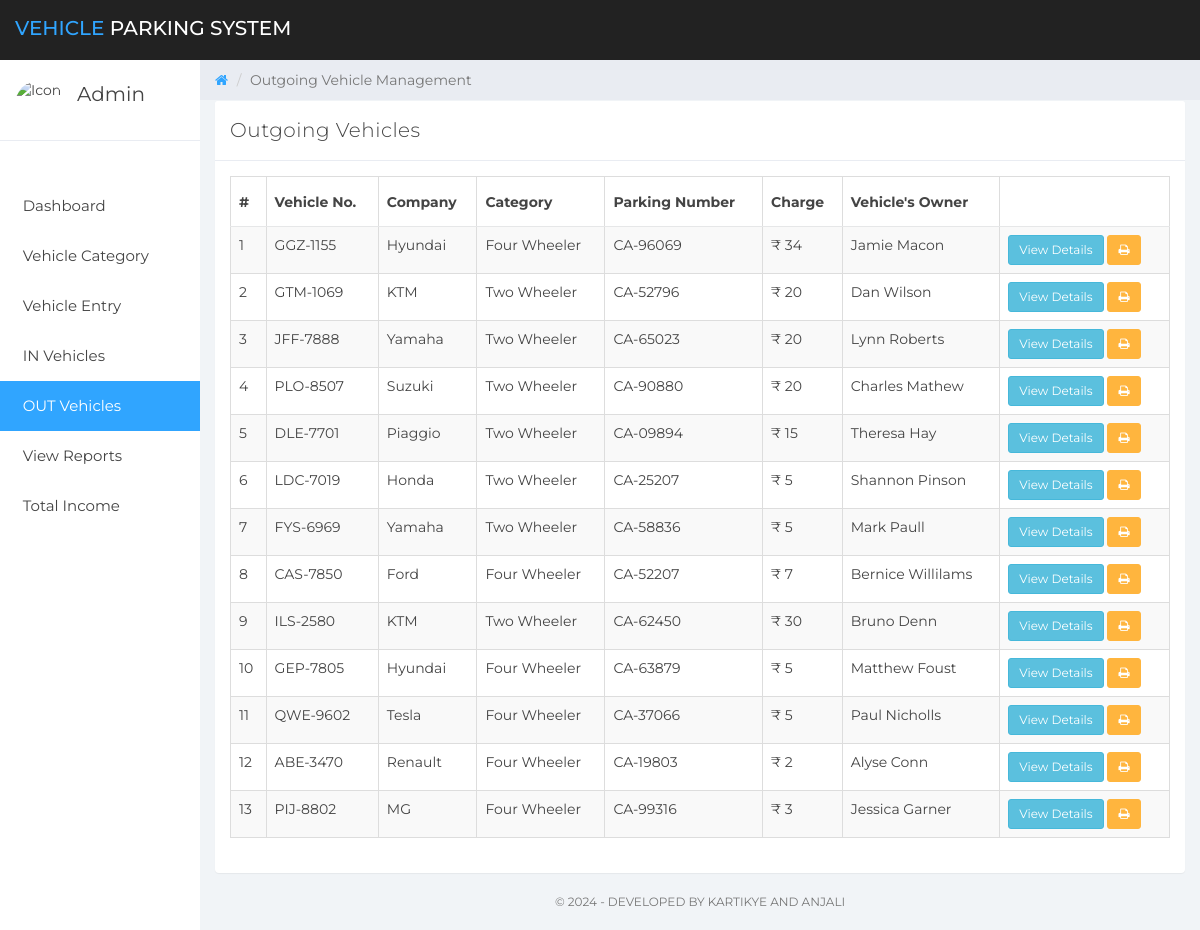
/out-vehicles.php (signed in), run on the app's committed database.
### tables this page shows
CREATE TABLE `vehicle_info` (
  `ID` int(10) NOT NULL,
  `ParkingNumber` varchar(120) DEFAULT NULL,
  `VehicleCategory` varchar(120) NOT NULL,
  `VehicleCompanyname` varchar(120) DEFAULT NULL,
  `RegistrationNumber` varchar(120) DEFAULT NULL,
  `OwnerName` varchar(120) DEFAULT NULL,
  `OwnerContactNumber` bigint(10) DEFAULT NULL,
  `InTime` timestamp NULL DEFAULT CURRENT_TIMESTAMP,
  `OutTime` timestamp NULL DEFAULT NULL ON UPDATE CURRENT_TIMESTAMP,
  `ParkingCharge` varchar(120) NOT NULL,
  `Remark` mediumtext NOT NULL,
  `Status` varchar(5) NOT NULL
);

### out-vehicles.php (the view, shortened to what this page needs)
<?php
    include('includes/dbconn.php');
    if (strlen($_SESSION['vpmsaid']==0)) {
        header('location:logout.php');
        } else {
?>
<!DOCTYPE html>
<html>
<head>
	<link href="css/bootstrap.min.css" rel="stylesheet">
	<link href="css/font-awesome.min.css" rel="stylesheet">
    <link href="css/datatable.css" rel="stylesheet">
	<link href="css/datepicker3.css" rel="stylesheet">
	<link href="css/styles.css" rel="stylesheet">
</head>
<body>
        <?php include 'includes/navigation.php' ?>
		<?php
		include 'includes/sidebar.php'
		?>
	<div class="col-sm-9 col-sm-offset-3 col-lg-10 col-lg-offset-2 main">
		<div class="row">
			<ol class="breadcrumb">
				<li><a href="dashboard.php">
					<em class="fa fa-home"></em>
				</a></li>
				<li class="active">Outgoing Vehicle Management</li>
			</ol>
		</div>
		<div class="row">
			<div class="col-lg-12">
			</div>
		</div>
		<div class="row">
				<div class="col-lg-12">
					<div class="panel panel-default">
						<div class="panel-heading">Outgoing Vehicles</div>
						<div class="panel-body">
                        <table id="example" class="table table-striped table-hover table-bordered" style="width:100%">
        <thead>
            <tr>
                <th>#</th>
                <th>Vehicle No.</th>
                <th>Company</th>
                <th>Category</th>
                <th>Parking Number</th>
				<th>Charge</th>
                <th>Vehicle's Owner</th>
                <th></th>
            </tr>
        </thead>
        <tbody>
        <?php
        $ret=mysqli_query($con,"SELECT * from  vehicle_info where Status='Out'");
        $cnt=1;
        while ($row=mysqli_fetch_array($ret)) {
        ?>
            <tr>
            <td><?php echo $cnt;?></td>
            <td><?php  echo $row['RegistrationNumber'];?></td>
            <td><?php  echo $row['VehicleCompanyname'];?></td>
            <td><?php  echo $row['VehicleCategory'];?></td>
            <td><?php  echo 'CA-'.$row['ParkingNumber'];?></td>
			<td><?php  echo '₹ '.$row['ParkingCharge'];?></td>
            <td><?php  echo $row['OwnerName'];?></td>
            <td><a href="outgoing-detail.php?updateid=<?php echo $row['ID'];?>"><button type="button" class="btn btn-sm btn-info">View Details</button></a>
            <a href="print-receipt.php?vid=<?php echo $row['ID'];?>"><button type="button" class="btn btn-sm btn-warning"> <i class="fa fa-print"></i></button>
            </td>
            </tr>
                <?php $cnt=$cnt+1;}?>
        </tbody>
    </table>
						</div>
					</div>
				</div>
</div>
        <?php include 'includes/footer.php'?>
	</div>
</body>
</html>
<?php }  ?>

### css/styles.css (style rules this page uses)
body { background: #f1f4f7; padding-top: 60px; font-size: 14px; color: #444444; font-family: "Montserrat", "Helvetica Neue", Helvetica, Arial, sans-serif; }
a, a:hover, a:focus { color: #30a5ff; }
.btn-warning, .btn-warning:hover, .btn-warning:focus, .btn-warning:active, .btn-warning.active, .open > .dropdown-toggle.btn-warning, .btn-warning.disabled, .btn-warning[disabled], fieldset[disabled] .btn-warning, .btn-warning.disabled:hover, .btn-warning[disabled]:hover, fieldset[disabled] .btn-warning:hover, .btn-warning.disabled:focus, .btn-warning[disabled]:focus, fieldset[disabled] .btn-warning:focus, .btn-warning.disabled:active, .btn-warning[disabled]:active, fieldset[disabled] .btn-warning:active, .btn-warning.disabled.active, .btn-warning[disabled].active, fieldset[disabled] .btn-warning.active { background-color: #ffb53e; border-color: #ffb53e; }
.panel { border: 0; }
.panel-heading { font-size: 20px; font-weight: 300; letter-spacing: 0.025em; height: 60px; line-height: 38px; }
.panel-default .panel-heading { background: #fff; border-bottom: 1px solid #e9ecf2; color: #444444; }
.breadcrumb { border-radius: 0; padding: 10px 15px 10px 15px; background: #e9ecf2; margin: 0; }
.table { background: #fff; }
.table > thead > tr > th { border-bottom: 1px solid #e6e7e8; vertical-align: middle; height: 50px; }

### data on the page
vehicle_info: RegistrationNumber "GGZ-1155", VehicleCompanyname "Hyundai", VehicleCategory "Four Wheeler", ParkingNumber "96069", ParkingCharge "34", OwnerName "Jamie Macon"
vehicle_info: RegistrationNumber "GTM-1069", VehicleCompanyname "KTM", VehicleCategory "Two Wheeler", ParkingNumber "52796", ParkingCharge "20", OwnerName "Dan Wilson"
vehicle_info: RegistrationNumber "JFF-7888", VehicleCompanyname "Yamaha", VehicleCategory "Two Wheeler", ParkingNumber "65023", ParkingCharge "20", OwnerName "Lynn Roberts"
vehicle_info: RegistrationNumber "PLO-8507", VehicleCompanyname "Suzuki", VehicleCategory "Two Wheeler", ParkingNumber "90880", ParkingCharge "20", OwnerName "Charles Mathew"
vehicle_info: RegistrationNumber "DLE-7701", VehicleCompanyname "Piaggio", VehicleCategory "Two Wheeler", ParkingNumber "09894", ParkingCharge "15", OwnerName "Theresa Hay"
vehicle_info: RegistrationNumber "LDC-7019", VehicleCompanyname "Honda", VehicleCategory "Two Wheeler", ParkingNumber "25207", ParkingCharge "5", OwnerName "Shannon Pinson"
vehicle_info: RegistrationNumber "FYS-6969", VehicleCompanyname "Yamaha", VehicleCategory "Two Wheeler", ParkingNumber "58836", ParkingCharge "5", OwnerName "Mark Paull"
vehicle_info: RegistrationNumber "CAS-7850", VehicleCompanyname "Ford", VehicleCategory "Four Wheeler", ParkingNumber "52207", ParkingCharge "7", OwnerName "Bernice Willilams"
vehicle_info: RegistrationNumber "ILS-2580", VehicleCompanyname "KTM", VehicleCategory "Two Wheeler", ParkingNumber "62450", ParkingCharge "30", OwnerName "Bruno Denn"
vehicle_info: RegistrationNumber "GEP-7805", VehicleCompanyname "Hyundai", VehicleCategory "Four Wheeler", ParkingNumber "63879", ParkingCharge "5", OwnerName "Matthew Foust"
vehicle_info: RegistrationNumber "QWE-9602", VehicleCompanyname "Tesla", VehicleCategory "Four Wheeler", ParkingNumber "37066", ParkingCharge "5", OwnerName "Paul Nicholls"
vehicle_info: RegistrationNumber "ABE-3470", VehicleCompanyname "Renault", VehicleCategory "Four Wheeler", ParkingNumber "19803", ParkingCharge "2", OwnerName "Alyse Conn"
vehicle_info: RegistrationNumber "PIJ-8802", VehicleCompanyname "MG", VehicleCategory "Four Wheeler", ParkingNumber "99316", ParkingCharge "3", OwnerName "Jessica Garner"
